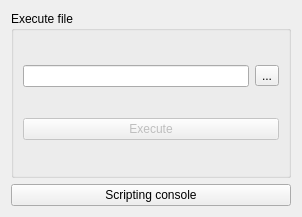
<?xml version="1.0" encoding="UTF-8"?>
<ui version="4.0">
 <class>pythonqtapp</class>
 <widget class="QDialog" name="pythonqtapp">
  <property name="geometry">
   <rect>
    <x>0</x>
    <y>0</y>
    <width>302</width>
    <height>217</height>
   </rect>
  </property>
  <property name="windowTitle">
   <string>Dialog</string>
  </property>
  <layout class="QVBoxLayout" name="verticalLayout_2">
   <item>
    <widget class="QGroupBox" name="groupBox">
     <property name="title">
      <string>Execute file</string>
     </property>
     <layout class="QVBoxLayout" name="verticalLayout">
      <item>
       <layout class="QHBoxLayout" name="horizontalLayout">
        <item>
         <widget class="QLineEdit" name="fileEdit"/>
        </item>
        <item>
         <widget class="QToolButton" name="fileButton">
          <property name="text">
           <string>...</string>
          </property>
         </widget>
        </item>
       </layout>
      </item>
      <item>
       <widget class="QPushButton" name="executeButton">
        <property name="enabled">
         <bool>false</bool>
        </property>
        <property name="text">
         <string>Execute</string>
        </property>
       </widget>
      </item>
     </layout>
    </widget>
   </item>
   <item>
    <widget class="QPushButton" name="consoleButton">
     <property name="text">
      <string>Scripting console</string>
     </property>
    </widget>
   </item>
  </layout>
 </widget>
 <resources/>
 <connections/>
</ui>
